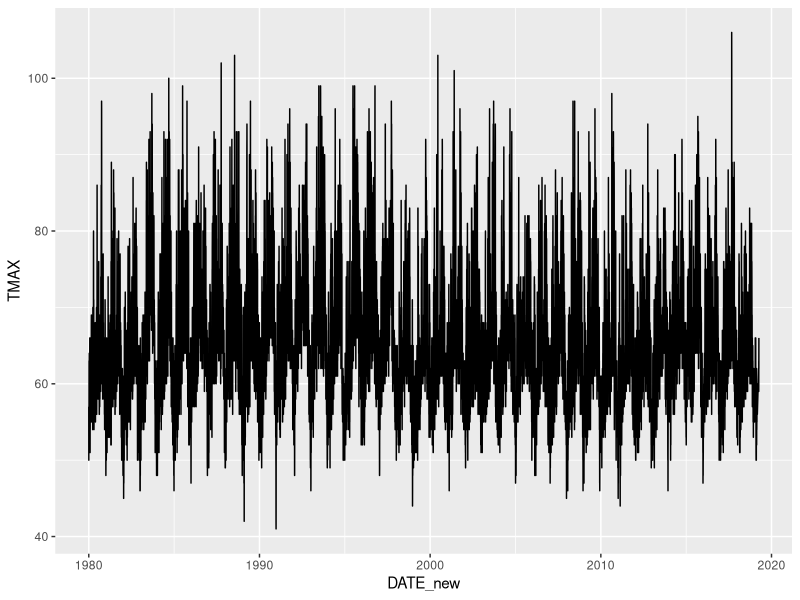
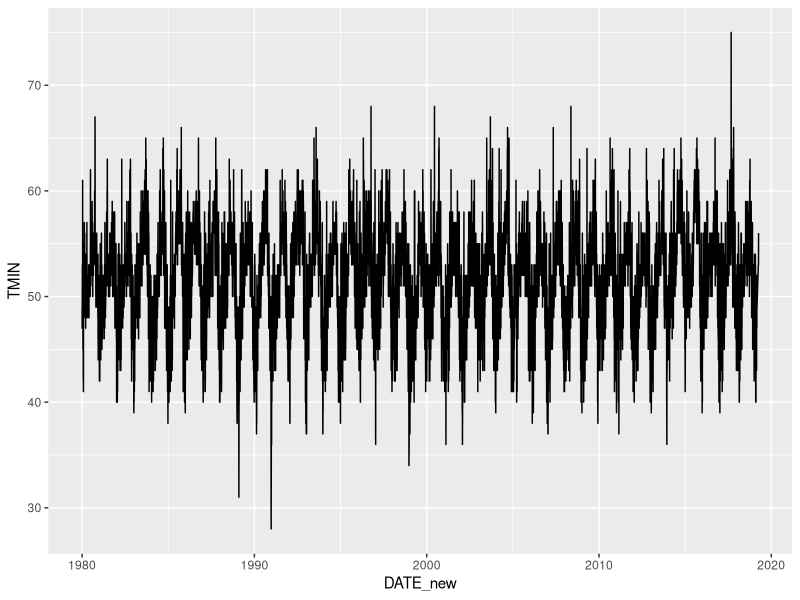
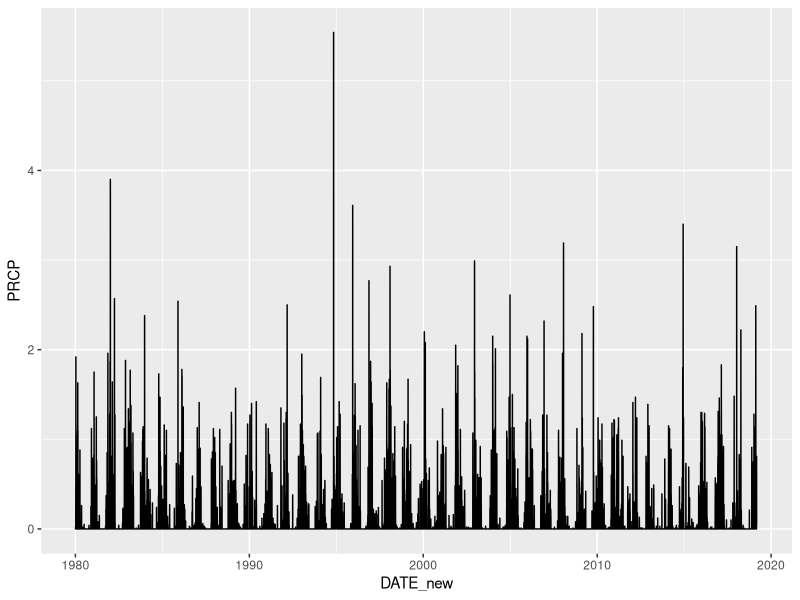
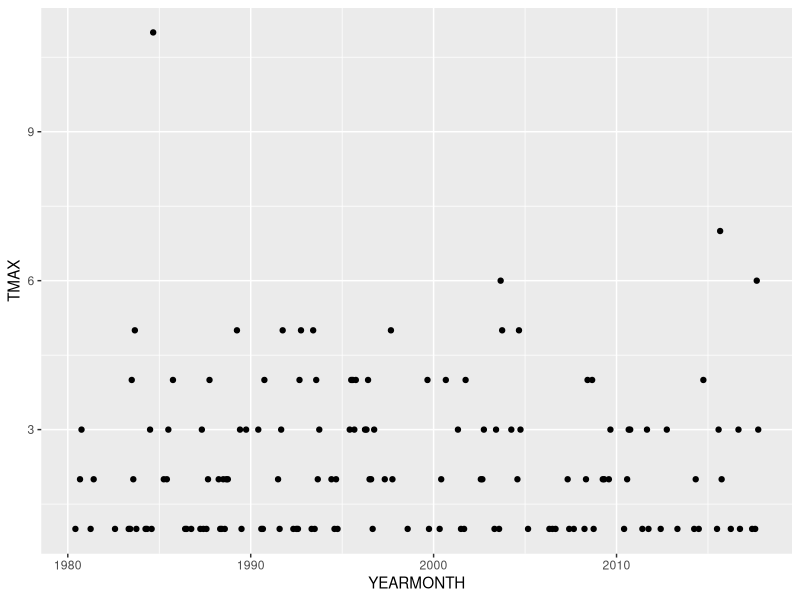

The R source for these figures, in order:
## ---- chunk 1
knitr::opts_chunk$set(echo = TRUE)
## ---- chunk 2

library(tidyverse)
library(lubridate)

## ---- chunk 3

SF_Climate_raw <- read_csv("SF Climate.csv")

SF_Climate <- SF_Climate_raw %>% 
  mutate(DATE_new = ymd(DATE)) %>% 
  mutate(YEAR = year(DATE_new)) %>% 
  mutate(MONTH = month(DATE_new)) %>% 
  mutate(YEARMONTH = floor_date(DATE_new, "month"))

## ---- chunk 4

Tmax_plot <- ggplot(SF_Climate, aes(x = DATE_new, y = TMAX))+
  geom_line()

Tmax_plot

## ---- chunk 5

Tmin_plot <- ggplot(SF_Climate, aes(x = DATE_new, y = TMIN))+
  geom_line()

Tmin_plot

## ---- chunk 6

prcp_plot <- ggplot(SF_Climate, aes(x = DATE_new, y = PRCP))+
  geom_line()

prcp_plot

## ---- chunk 7

SF_over90_raw <- SF_Climate %>% 
  select(YEARMONTH, TMAX) %>%
  filter(TMAX >= 85)

SF_over90 <- aggregate(TMAX ~ YEARMONTH, data = SF_over90_raw, length)

over90_plot <- ggplot(SF_over90, aes(x = YEARMONTH, y = TMAX))+
  geom_point()

over90_plot

## ---- chunk 8



